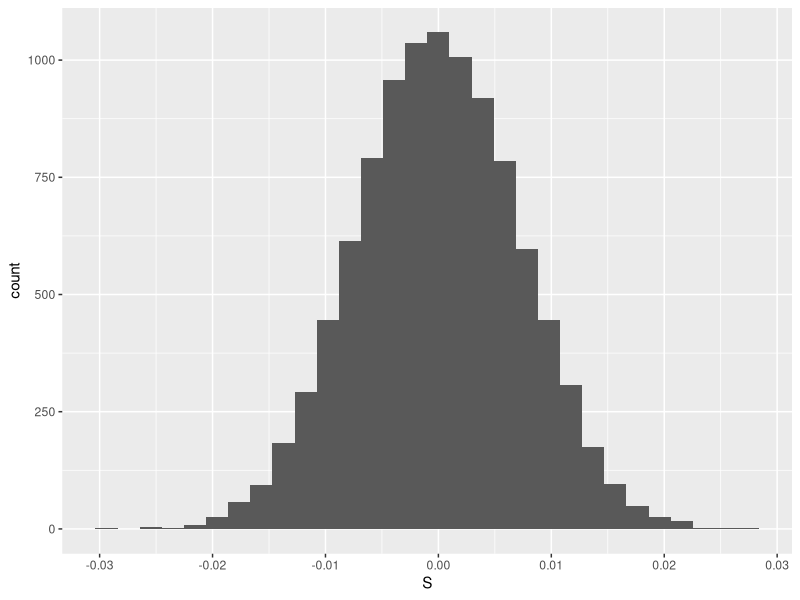

This chart was generated by the following R code:
## ---- chunk 1
knitr::opts_chunk$set(cache=T,message=F,warning=F)
## ---- chunk 2
s = (38800-39404)/(39404)
s
## ---- chunk 3
library(tidyverse)

# First, write a function to simulate S
simulate_S = function(){
  D2018 = rpois(1,39102)
  D2019 = rpois(1,39102)
  S = (D2019-D2018)/(D2018)
  return(S)
}
# Second, write a function to evaluate whether S \in A.
check_if_S_in_A = function(S){
  return(abs(S) > abs(s))
}
# Now, we are going to do it lots of times.  
# Let's arrange the simulations in a data.frame with three columns
r = 10000
monte_carlo = data.frame(replicate = 1:r, 
                         S = rep(NA,r), 
                         S_in_A = rep(NA, r)) 
for(i in 1:r){
  # monte_carlo$S[i] = simulate_S()
  # monte_carlo$S_in_A[i] = check_if_S_in_A(monte_carlo$X[i])
 
# I'm going to use the alterative way...
 monte_carlo[i,2] = simulate_S()
 monte_carlo[i,3] = check_if_S_in_A(monte_carlo[i,2])
}
monte_carlo = as_tibble(monte_carlo)
monte_carlo %>% summarise(mean(S_in_A))
## ---- chunk 4
monte_carlo %>% ggplot(aes(x = S)) + geom_histogram()
## ---- chunk 5
# enter the data:
odd = 20
even = 15
proportionOdd = odd/(odd+even)
proportionOdd
## ---- chunk 6
library(purrr)
simulate_S = function(){
  which_birthdays_are_odd = rbernoulli(n = 35, p = .5)   # why 35?  why .5?
  oddBirthdays = sum(which_birthdays_are_odd)
  proportionOdd = oddBirthdays/35
  S = proportionOdd
  # # rbernoulli comes from purrr. 
  # # if you prefer very concise code
  # # you could write:
  # X = rbinom(n = 1,size = 35,prob = .5)/35
  #  note that this concise code doesn't depend on purrr 
  return(S)
}
